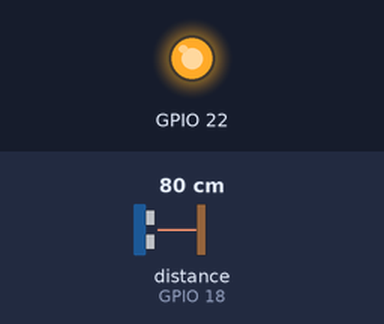
Bench run of a sketch on a simulated ESP32. Shown: output pins drawn as LEDs (lit = HIGH). Wiring (inferred from the names in the program): ultrasonic range finder: trigger GPIO 5; echo GPIO 18. The inputs (shaded band) are chosen by the test bench; at power-on: distance to the obstacle (sensor on GPIO 18) 80 cm. The echo pulse lasts 58.3 µs per cm; WiFi joins after 1.5 s; servers stay silent unless stated; uploads are accepted with an empty reply; pins used as bus, display or sensor lines are not drawn; what the sketch prints to the serial monitor is not drawn.

Above: at 7.2 s.
7.3 s: distance to the obstacle (sensor on GPIO 18) set to 33 cm
9.6 s: distance to the obstacle (sensor on GPIO 18) set to 28 cm
At 10.7 s:
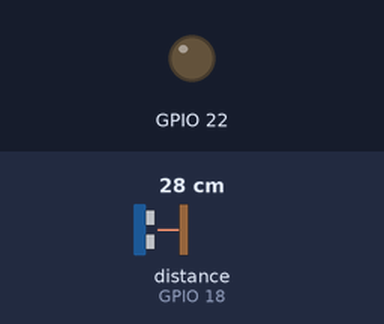
12.3 s: distance to the obstacle (sensor on GPIO 18) set to 35 cm
At 13.7 s:
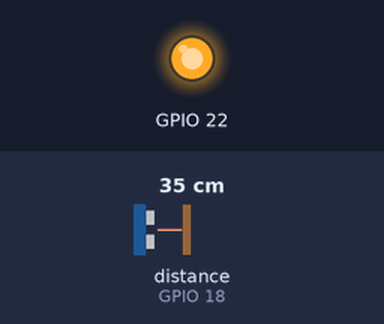
14.7 s: distance to the obstacle (sensor on GPIO 18) set to 2 cm
At 16.9 s:
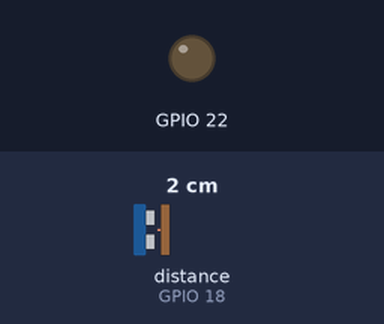
Timing chart, 0 to 18.1 s (numbered marks = the images above; inputs shaded):
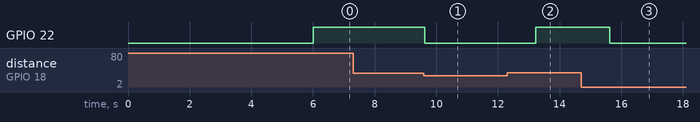

Measured:
- the behaviour switches between 31 and 30 cm on distance to the obstacle (sensor on GPIO 18) (found by bisection; images 0 and 1)
- after the input at 7.3 s, every drawn part: stays the same
- after the input at 9.6 s, GPIO 22: HIGH → LOW at once
- after the input at 12.3 s, GPIO 22: LOW → HIGH after 0.93 s
- after the input at 14.7 s, GPIO 22: HIGH → LOW after 0.93 s

The sketch:

IOT_-_BASED_SMART_PARKING_SLOT_MONITORING_SYSTEM.ino
```cpp
#include <WiFi.h>
#include <HTTPClient.h>
#define WIFI_SSID "Bhavankumar"
#define WIFI_PASSWORD "12345689"
int trigPin = 5;
int echoPin = 18;

//define sound speed in cm/uS
#define SOUND_SPEED 0.034
#define CM_TO_INCH 0.393701
long duration;
float distanceCm;
float distanceInch;
bool slotstatus;

const char *serverUrl = "https://console.thingzmate.com/api/v1/device-types/bhavan-iot/devices/bhavan-iot/uplink"; // Replace with your server endpoint
String AuthorizationToken = "Bearer 12cdc3fbc1f0aa5ab911b836496071ea";
void setup() {
  Serial.begin(115200);
  delay(4000);
   // Starts the serial communication
  pinMode(trigPin, OUTPUT); // Sets the trigPin as an Output
  pinMode(echoPin, INPUT); // Sets the echoPin as an Input
  pinMode(22,OUTPUT);
   WiFi.begin(WIFI_SSID, WIFI_PASSWORD);
  Serial.print("Connecting to WiFi");
  while (WiFi.status() != WL_CONNECTED) {
    delay(1000);
    Serial.print(".");
  }
  Serial.println("Connected to WiFi");
}

void loop() {
   digitalWrite(trigPin, LOW);
  delayMicroseconds(2);
  // Sets the trigPin on HIGH state for 10 micro seconds
  digitalWrite(trigPin, HIGH);
  delayMicroseconds(10);
  digitalWrite(trigPin, LOW);

  // Reads the echoPin, returns the sound wave travel time in microseconds
  duration = pulseIn(echoPin, HIGH);

  // Calculate the distance
  distanceCm = duration * SOUND_SPEED/2;

  // Convert to inches
  distanceInch = distanceCm * CM_TO_INCH;

  // Prints the distance in the Serial Monitor
  Serial.print("Distance (cm): ");
  Serial.println(distanceCm);
 if(distanceCm<30)
 {
  slotstatus=0;
  Serial.println("VACANT");
   digitalWrite(22,LOW);
 }
 else
 {
  slotstatus=1;
  Serial.println("OCCUPIED");
  digitalWrite(22,HIGH);
 }
  HTTPClient http;
  http.begin(serverUrl);
  http.addHeader("Content-Type", "application/json");
http.addHeader("Authorization", AuthorizationToken); //Authorization token
  // Create JSON payload
  String payload = "{\"DistanceCm\":" + String(distanceCm) +",\"SLOTSTATUS\":" + String(slotstatus) + "}";

  // Send POST request
  int httpResponseCode = http.POST(payload);

  if (httpResponseCode > 0) {
    String response = http.getString();
    Serial.println("HTTP Response code: " + String(httpResponseCode));
    Serial.println(response);
  } else {
    Serial.print("Error code: ");
    Serial.println(httpResponseCode);
  }

  http.end(); // Free resources
  delay(1000); // Wait for 1 minute before sending next request
}
```
